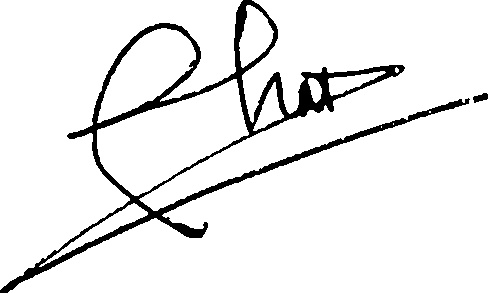
#> input picture Pythontest/Pythontest/0.jpg, 488 x 293 px
$ python -i tienxuly.py   (imports and definitions only)
#> lines starting #> are read from the running program, lines starting #| are printed output that depends on the picture; after the words box and inside, x2 and y2 are one past the last pixel; in counts of white or black regions, pixels touching at a corner belong together
import numpy as np
import cv2 as cv
#import matplotlib.pyplot as plt
from scipy import ndimage
import tkinter as tk
from tkinter import filedialog
import random as rng
import operator
import math
import os
import time
import demo.thuatToan
def nguongtongquat(img):
    #img = cv.adaptiveThreshold(img,255,cv.THRESH_BINARY,cv.THRESH_BINARY,101,1)
    T2 = cv.threshold(img,127,255,cv.THRESH_OTSU)
    return T2[1]
def catanh(img):
    x1=0
    y1=0
    x2=img.shape[0]
    y2 = img.shape[1]
    xong = False
    for i in range(img.shape[0]):
        for j in range(img.shape[1]):
            if img[i][j] == 0:
                x1 = i
                xong = True
                break
        if xong == True: break
    xong = False
    for i in range(img.shape[1]):
        for j in range(img.shape[0]):
            if img[j][i] == 0:
                y1 = i
                xong = True
                break
        if xong == True: break
    xong = False
    for i in range(img.shape[1]-1,-1,-1):
        for j in range(img.shape[0]-1,-1,-1):
            if img[j][i] == 0:
                y2 = i
                xong = True
                break
        if xong == True: break
    xong = False
    for i in range(img.shape[0]-1,-1,-1):
        for j in range(img.shape[1]-1,-1,-1):
            if img[i][j] == 0:
                x2 = i
                xong = True
                break
        if xong == True: break
    img = img[x1:x2,y1:y2]
    return img
def locanh(img):
    img = cv.medianBlur(img,3)
    return img
def donganh(img):
    a = np.array(([-1,-1,-1],[-1,-1,-1],[-1,-1,-1]))
    img = cv.erode(img,a)
    img = cv.dilate(img,a)
    return img
def xulyanh(img):
    # img = cv.resize(img,(800,400))
    img = cv.cvtColor(img,cv.COLOR_BGR2GRAY)
    img = cv.blur(img,ksize = (5,5))
    img = nguongtongquat(img)
    img = locanh(img)
    img = catanh(img)
    if img.shape[0] > img.shape[1]: img = ndimage.rotate(img,90)
    img = donganh(img)
    return img

>>> import cv2
>>> picture = cv2.imread('0.jpg')
#> picture is the input picture: shape (293, 488, 3); min 0, max 255, mean 235.8
>>> result = xulyanh(picture)
#> in xulyanh, `img = cv.blur(img,ksize = (5,5))`:
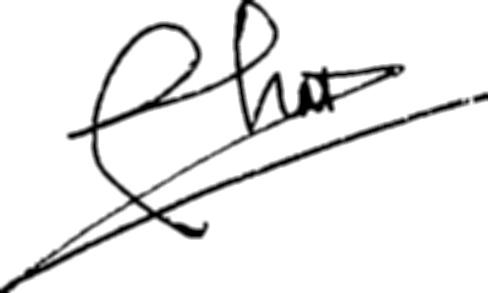
#> img: shape (293, 488); min 0, max 255, mean 235.8
#> in nguongtongquat, `return T2[1]`:
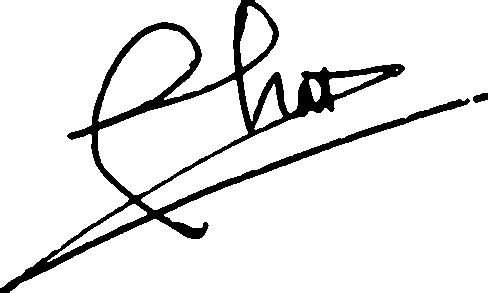
#> returned value: shape (293, 488); 90.9% white; 2 black regions, box (x1, y1, x2, y2) and area: (0, 0, 470, 293) 12898, (473, 93, 488, 103) 107
#> in locanh, `img = cv.medianBlur(img,3)`: img: shape (293, 488); 90.9% white; 2 black regions, box (x1, y1, x2, y2) and area: (0, 0, 470, 293) 12912, (473, 93, 488, 103) 107
#> in catanh, `img = img[x1:x2,y1:y2]`:
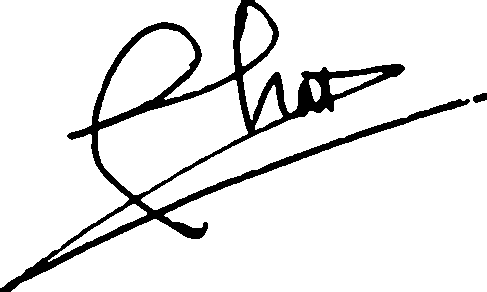
#> img: shape (292, 487); 90.9% white; 2 black regions, box (x1, y1, x2, y2) and area: (0, 0, 470, 292) 12902, (473, 93, 487, 103) 100
#> in donganh, `img = cv.erode(img,a)`:
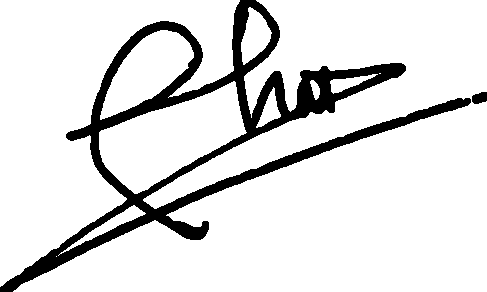
#> img: shape (292, 487); 87.4% white; 2 black regions, box (x1, y1, x2, y2) and area: (0, 0, 471, 292) 17709, (472, 92, 487, 104) 143
#> in donganh, `img = cv.dilate(img,a)`: img: shape (292, 487); 90.8% white; 2 black regions, box (x1, y1, x2, y2) and area: (0, 0, 470, 292) 12952, (473, 93, 487, 103) 100

$ run again, on Pythontest/Pythontest/03.jpg
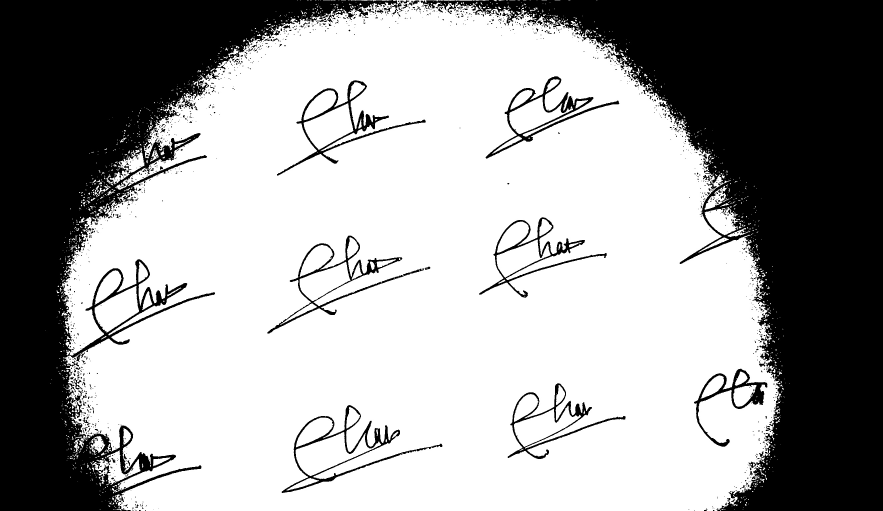
#> input picture Pythontest/Pythontest/03.jpg, 2648 x 1531 px (shown at 1/3 size)
#> picture is the input picture: shape (1531, 2648, 3); min 0, max 255, mean 162
#> in nguongtongquat, `return T2[1]`:
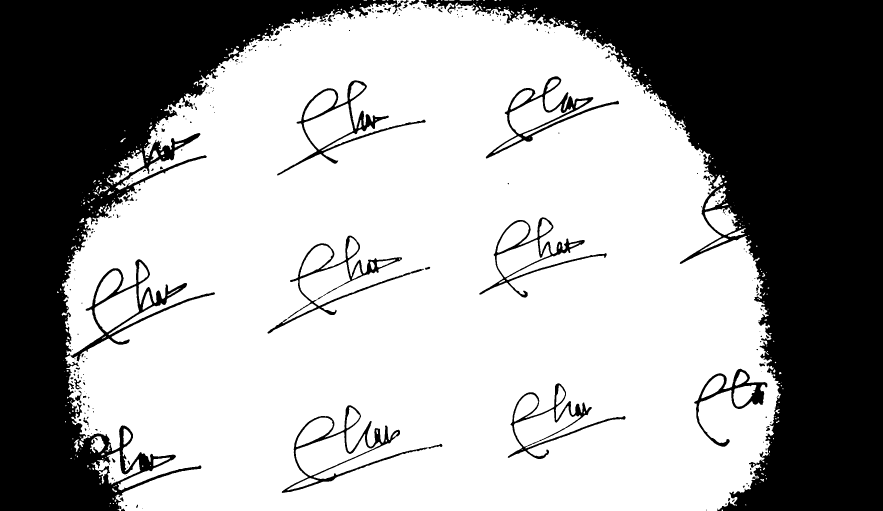
#> returned value: shape (1531, 2648) (shown at 1/3 size); 63.5% white; 330 black regions (215 under 20 px), largest, box (x1, y1, x2, y2) and area: (1262, 0, 2648, 1531) 782075, (0, 0, 1226, 1531) 607281, (211, 778, 645, 1084) 13769
#> in donganh, `img = cv.erode(img,a)`:
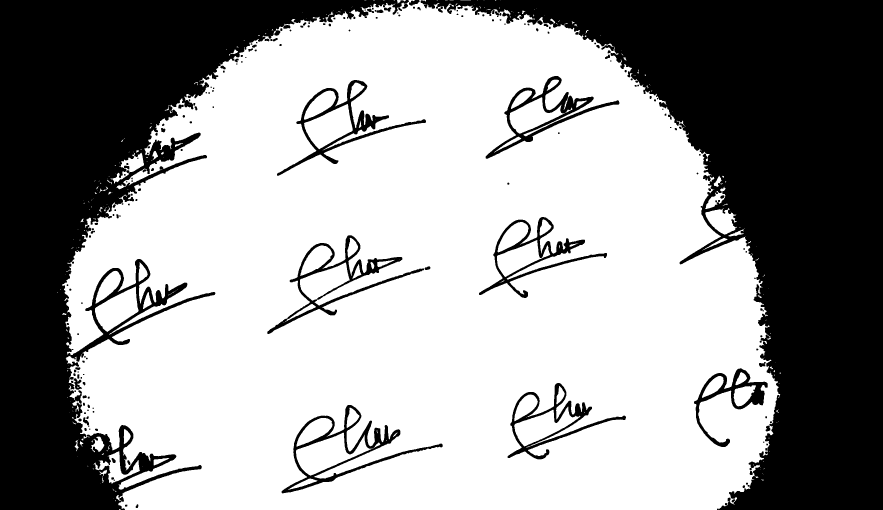
#> img: shape (1530, 2647) (shown at 1/3 size); 61.9% white; 196 black regions (40 under 20 px), largest, box (x1, y1, x2, y2) and area: (1262, 0, 2647, 1530) 792899, (0, 0, 1227, 1530) 642458, (845, 1215, 1328, 1480) 16544

$ run again, on Pythontest/Pythontest/1.jpg
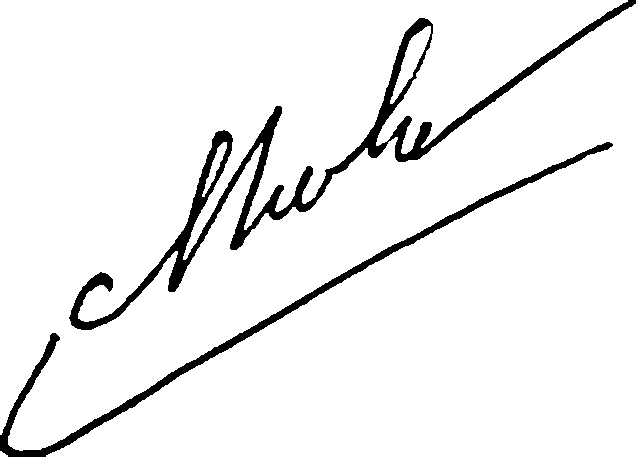
#> input picture Pythontest/Pythontest/1.jpg, 636 x 457 px
#> picture is the input picture: shape (457, 636, 3); min 0, max 255, mean 239.9
#> in nguongtongquat, `return T2[1]`:
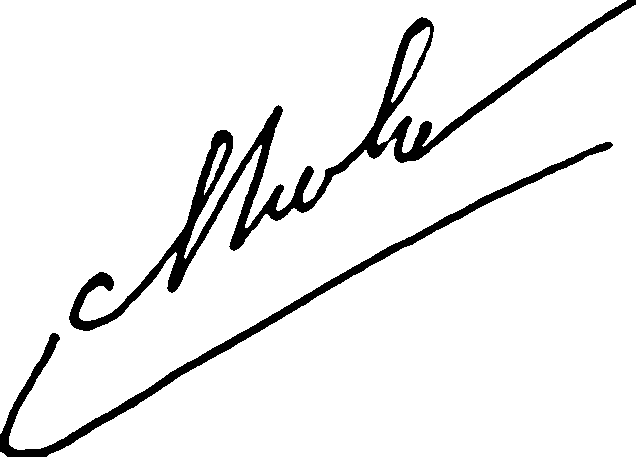
#> returned value: shape (457, 636); 93.2% white; 2 black regions, box (x1, y1, x2, y2) and area: (69, 0, 636, 331) 13261, (0, 142, 613, 457) 6518
#> in donganh, `img = cv.erode(img,a)`:
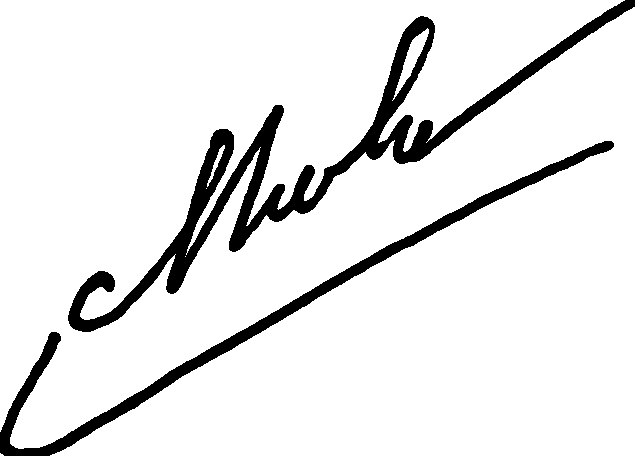
#> img: shape (456, 635); 91% white; 2 black regions, box (x1, y1, x2, y2) and area: (68, 0, 635, 332) 17428, (0, 141, 614, 456) 8608

$ run again, on Pythontest/Pythontest/10.jpg
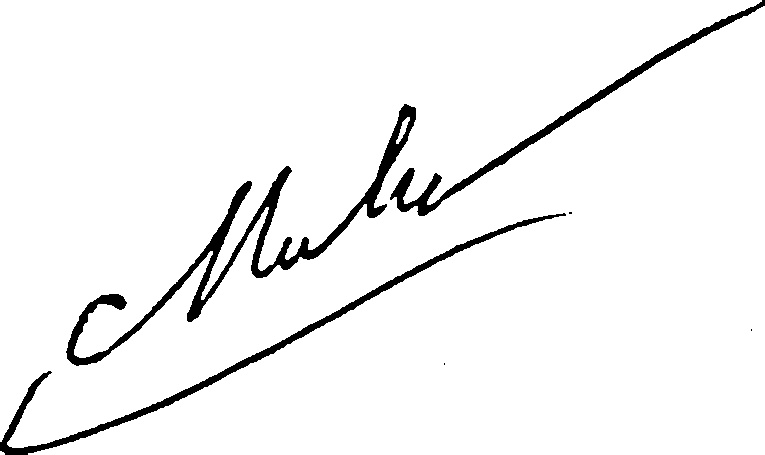
#> input picture Pythontest/Pythontest/10.jpg, 765 x 455 px
#> picture is the input picture: shape (455, 765, 3); min 0, max 255, mean 243.6
#> in nguongtongquat, `return T2[1]`:
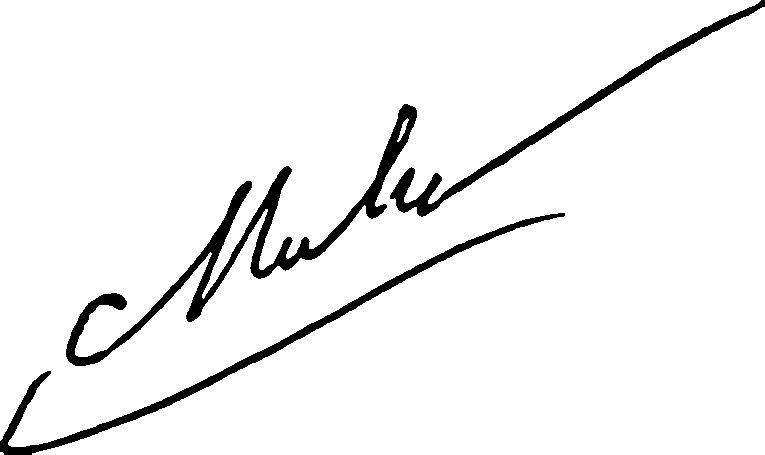
#> returned value: shape (455, 765); 94.9% white; 3 black regions, box (x1, y1, x2, y2) and area: (66, 104, 417, 366) 8512, (0, 213, 565, 455) 5166, (390, 0, 765, 217) 4216
#> in donganh, `img = cv.erode(img,a)`:
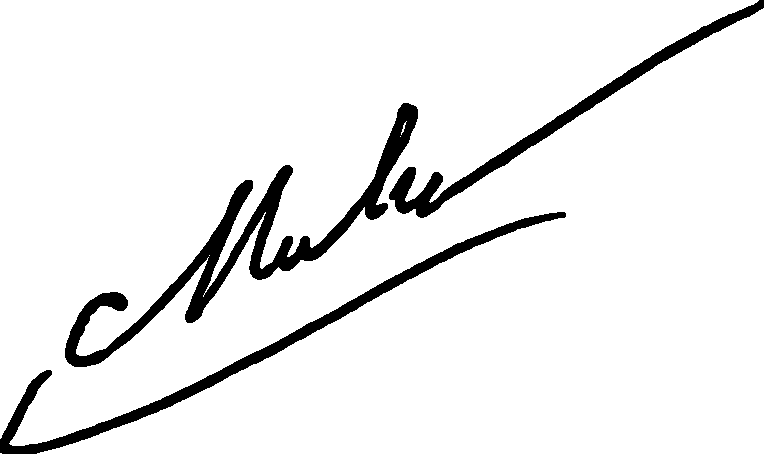
#> img: shape (454, 764); 93.2% white; 3 black regions, box (x1, y1, x2, y2) and area: (65, 103, 418, 367) 11170, (0, 212, 566, 454) 6947, (389, 0, 764, 218) 5577
